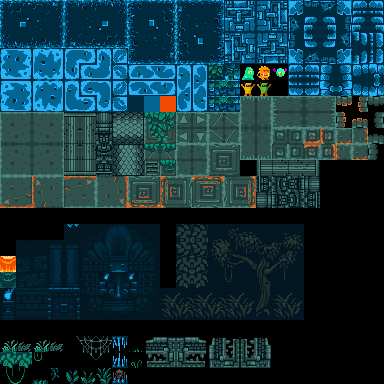

A 2D game scene composited from a Tiled map and its tileset images. What follows is a short description and the map's XML, with every tile layer's data as written:
An orthogonal 24x24 tile map with 16x16 px tiles, 1 tile layer (Tile Layer 1).

<map version="1.4" tiledversion="1.4.3" orientation="orthogonal" renderorder="right-down" width="24" height="24" tilewidth="16" tileheight="16" infinite="0" nextlayerid="2" nextobjectid="1">
 <tileset firstgid="1" source="map_tiles.tsx" />
 <layer id="1" name="Tile Layer 1" width="24" height="24">
  <data encoding="csv">
1,2,3,4,5,6,7,8,9,10,11,12,13,14,15,16,17,18,19,20,21,22,23,24,
25,26,27,28,29,30,31,32,33,34,35,36,37,38,39,40,41,42,43,44,45,46,47,48,
49,50,51,52,53,54,55,56,57,58,59,60,61,62,63,64,65,66,67,68,69,70,71,72,
73,74,75,76,77,78,79,80,81,82,83,84,85,86,87,88,89,90,91,92,93,94,95,96,
97,98,99,100,101,102,103,104,105,106,107,108,109,110,111,112,113,114,115,116,117,118,119,120,
121,122,123,124,125,126,127,128,129,130,131,132,133,134,135,136,137,138,139,140,141,142,143,144,
145,146,147,148,149,150,151,152,153,154,155,156,157,158,159,160,161,162,163,164,165,166,167,168,
169,170,171,172,173,174,175,176,177,178,179,180,181,182,183,184,185,186,187,188,189,190,191,192,
193,194,195,196,197,198,199,200,201,202,203,204,205,206,207,208,209,210,211,212,213,214,215,216,
217,218,219,220,221,222,223,224,225,226,227,228,229,230,231,232,233,234,235,236,237,238,239,240,
241,242,243,244,245,246,247,248,249,250,251,252,253,254,255,256,257,258,259,260,261,262,263,264,
265,266,267,268,269,270,271,272,273,274,275,276,277,278,279,280,281,282,283,284,285,286,287,288,
289,290,291,292,293,294,295,296,297,298,299,300,301,302,303,304,305,306,307,308,309,310,311,312,
313,314,315,316,317,318,319,320,321,322,323,324,325,326,327,328,329,330,331,332,333,334,335,336,
337,338,339,340,341,342,343,344,345,346,347,348,349,350,351,352,353,354,355,356,357,358,359,360,
361,362,363,364,365,366,367,368,369,370,371,372,373,374,375,376,377,378,379,380,381,382,383,384,
385,386,387,388,389,390,391,392,393,394,395,396,397,398,399,400,401,402,403,404,405,406,407,408,
409,410,411,412,413,414,415,416,417,418,419,420,421,422,423,424,425,426,427,428,429,430,431,432,
433,434,435,436,437,438,439,440,441,442,443,444,445,446,447,448,449,450,451,452,453,454,455,456,
457,458,459,460,461,462,463,464,465,466,467,468,469,470,471,472,473,474,475,476,477,478,479,480,
481,482,483,484,485,486,487,488,489,490,491,492,493,494,495,496,497,498,499,500,501,502,503,504,
505,506,507,508,509,510,511,512,513,514,515,516,517,518,519,520,521,522,523,524,525,526,527,528,
529,530,531,532,533,534,535,536,537,538,539,540,541,542,543,544,545,546,547,548,549,550,551,552,
553,554,555,556,557,558,559,560,561,562,563,564,565,566,567,568,569,570,571,572,573,574,575,576
</data>
 </layer>
</map>